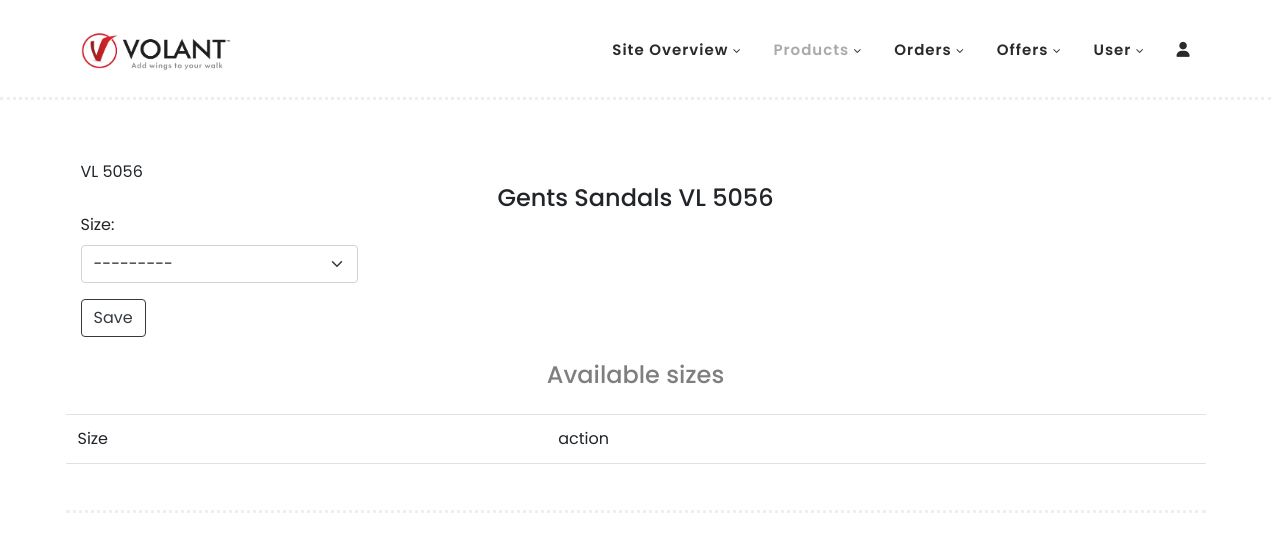
The page /size/5 (signed in) on the database its author committed.
### VolantApp/models.py (models this page shows)
class Footwears(models.Model):
    product_options=(
        ('sandals','sandals'),
        ('slipperandflipflops','slipperandflipflops'),
        ('casualshoes','casualshoes'),
        ('specialcollections','specialcollections'),
        ('flatshoes','flatshoes'),
        ('schooledition','schooledition'),
    )
    product_category=models.CharField(max_length=100,choices=product_options)
    types=(
        ('ladies','ladies'),
        ('gents','gents'),
        ('boys','boys'),
        ('girls','girls'),
        ('kids','kids')
    )
    product_types=models.CharField(max_length=100,choices=types)
    product_name=models.CharField(max_length=100)
    product_price=models.FloatField()
    product_description = models.TextField()
    colors=(
        ('Black','Black'),
        ('Blue','Blue'),
        ('Brown','Brown'),
        ('Camel','Camel'),
        ('Cherry','Cherry'),
        ('Gold','Gold'),
        ('Grape','Grape'),
        ('Green','Green'),
        ('Grey','Grey'),
        ('Maroon','Maroon'),
        ('Mehandi','Mehandi'),
        ('Navy','Navy'),
        ('Olive','Olive'),
        ('Peach','Peach'),
        ('Peacock','Peacock'),
        ('Pink','Pink'),
        ('Purple','Purple'),
        ('Tan','Tan'),
        ('Violet','Violet'),
        ('White','White'),
        ('Wine','Wine'),
        ('Yellow','Yellow'),
    )
    product_color=models.CharField(max_length=100,choices=colors)
    image = models.ImageField(upload_to='images/')
    def __str__(self):
        return self.product_name

### VolantApp/views.py (the view, shortened to what this page needs)
# urls.py: path('size/<int:id>',views.AdminAddSize.as_view(),name='size'),
@method_decorator(login_required, name='dispatch')
class AdminAddSize(View):
    def get(self, request, *args, **kwargs):
        id = kwargs.get('id')
        product = Footwears.objects.get(id=id)
        form = FootwearSizeForm()
        sizes = Footwearsize.objects.filter(product_id = id)
        return render(request, 'adminaddsize.html', {'form': form, 'product': product, 'sizes': sizes})

### VolantApp/forms.py
class FootwearSizeForm(forms.ModelForm):
    class Meta:
        model = Footwearsize
        fields = ['size']
        widgets = {
            'size':forms.Select(attrs={'class':'form-select w-25 paddform'}),
        }

### VolantApp/templates/adminaddsize.html (shortened to what this page needs)
{% extends 'adminproducts.html' %}
{% block content %}
{{product}}
<h4 class="text-capitalize text-center">{{product.product_types}} {{product.product_category}} {{product.product_name}}</h4>
<form action="" method="POST" enctype="multipart/form-data">
    {{form}}
    <button class="btn btn-outline-dark mt-3">Save</button>
</form>
<section>
    <div class="row">
        <h4 class="text-center text-black-50 py-4">Available sizes</h4>
        <table class="table table-stripped">
            <tr>
                <td>Size</td>
                <td>action</td>
            </tr>
        </table>
    </div>
</section>
{% endblock  %}

### VolantApp/static/assets/css/templatemo-hexashop.css (style rules this page uses)
html, body, div, span, applet, object, iframe, h1, h2, h3, h4, h5, h6, p, blockquote, div pre, a, abbr, acronym, address, big, cite, code, del, dfn, em, font, img, ins, kbd, q, s, samp, small, strike, strong, sub, sup, tt, var, b, u, i, center, dl, dt, dd, ol, ul, li, figure, header, nav, section, article, aside, footer, figcaption { margin: 0; padding: 0; border: 0; outline: 0; }
header, nav, section, article, aside, footer, hgroup { display: block; }
* { box-sizing: border-box; }
html, body { font-family: 'Poppins', sans-serif; font-weight: 400; background-color: #fff; font-size: 16px; -ms-text-size-adjust: 100%; -webkit-font-smoothing: antialiased; -moz-osx-font-smoothing: grayscale; }
h1, h2, h3, h4, h5, h6 { margin-top: 0px; margin-bottom: 0px; }
html, body { background: #fff; font-family: 'Poppins', sans-serif; }
html { scroll-behavior: smooth; }

### rows shown on the page
Footwears: product_name "VL 5056", product_types "Gents", product_category "Sandals"
